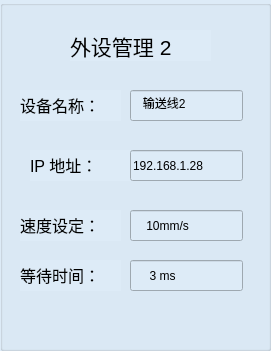
         <widget class="QGroupBox" name="groupBox_11">
          <property name="geometry">
           <rect>
            <x>540</x>
            <y>160</y>
            <width>271</width>
            <height>351</height>
           </rect>
          </property>
          <property name="styleSheet">
           <string notr="true">background-color: rgb(221, 235, 247);</string>
          </property>
          <property name="title">
           <string/>
          </property>
          <widget class="QLabel" name="label_57">
           <property name="geometry">
            <rect>
             <x>70</x>
             <y>30</y>
             <width>141</width>
             <height>31</height>
            </rect>
           </property>
           <property name="text">
            <string>&lt;html&gt;&lt;head/&gt;&lt;body&gt;&lt;p&gt;&lt;span style=&quot; font-size:16pt;&quot;&gt;外设管理 2&lt;/span&gt;&lt;/p&gt;&lt;/body&gt;&lt;/html&gt;</string>
           </property>
          </widget>
          <widget class="QLabel" name="label_58">
           <property name="geometry">
            <rect>
             <x>20</x>
             <y>90</y>
             <width>101</width>
             <height>31</height>
            </rect>
           </property>
           <property name="text">
            <string>&lt;html&gt;&lt;head/&gt;&lt;body&gt;&lt;p&gt;&lt;span style=&quot; font-size:12pt;&quot;&gt;设备名称：&lt;/span&gt;&lt;/p&gt;&lt;/body&gt;&lt;/html&gt;</string>
           </property>
          </widget>
          <widget class="QLineEdit" name="lineEdit_29">
           <property name="geometry">
            <rect>
             <x>130</x>
             <y>90</y>
             <width>113</width>
             <height>31</height>
            </rect>
           </property>
           <property name="text">
            <string>   输送线2</string>
           </property>
          </widget>
          <widget class="QLabel" name="label_59">
           <property name="geometry">
            <rect>
             <x>30</x>
             <y>150</y>
             <width>101</width>
             <height>31</height>
            </rect>
           </property>
           <property name="text">
            <string>&lt;html&gt;&lt;head/&gt;&lt;body&gt;&lt;p&gt;&lt;span style=&quot; font-size:12pt;&quot;&gt;IP  地址：&lt;/span&gt;&lt;/p&gt;&lt;/body&gt;&lt;/html&gt;</string>
           </property>
          </widget>
          <widget class="QLineEdit" name="lineEdit_30">
           <property name="geometry">
            <rect>
             <x>130</x>
             <y>150</y>
             <width>113</width>
             <height>31</height>
            </rect>
           </property>
           <property name="text">
            <string>192.168.1.28</string>
           </property>
          </widget>
          <widget class="QLabel" name="label_60">
           <property name="geometry">
            <rect>
             <x>20</x>
             <y>210</y>
             <width>101</width>
             <height>31</height>
            </rect>
           </property>
           <property name="text">
            <string>&lt;html&gt;&lt;head/&gt;&lt;body&gt;&lt;p&gt;&lt;span style=&quot; font-size:12pt;&quot;&gt;速度设定：&lt;/span&gt;&lt;/p&gt;&lt;/body&gt;&lt;/html&gt;</string>
           </property>
          </widget>
          <widget class="QLineEdit" name="lineEdit_31">
           <property name="geometry">
            <rect>
             <x>130</x>
             <y>210</y>
             <width>113</width>
             <height>31</height>
            </rect>
           </property>
           <property name="text">
            <string>    10mm/s</string>
           </property>
          </widget>
          <widget class="QLabel" name="label_61">
           <property name="geometry">
            <rect>
             <x>20</x>
             <y>260</y>
             <width>101</width>
             <height>31</height>
            </rect>
           </property>
           <property name="text">
            <string>&lt;html&gt;&lt;head/&gt;&lt;body&gt;&lt;p&gt;&lt;span style=&quot; font-size:12pt;&quot;&gt;等待时间：&lt;/span&gt;&lt;/p&gt;&lt;/body&gt;&lt;/html&gt;</string>
           </property>
          </widget>
          <widget class="QLineEdit" name="lineEdit_32">
           <property name="geometry">
            <rect>
             <x>130</x>
             <y>260</y>
             <width>113</width>
             <height>31</height>
            </rect>
           </property>
           <property name="text">
            <string>     3 ms</string>
           </property>
          </widget>
         </widget>
